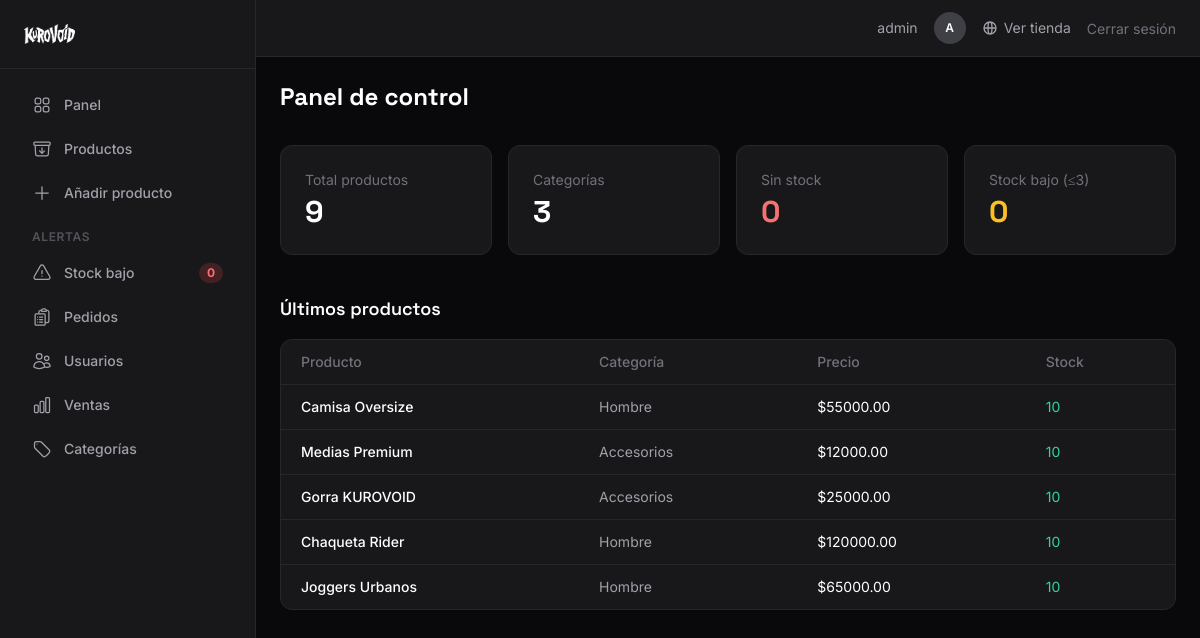
Page /dashboard/ (signed in) on the earlier database version.
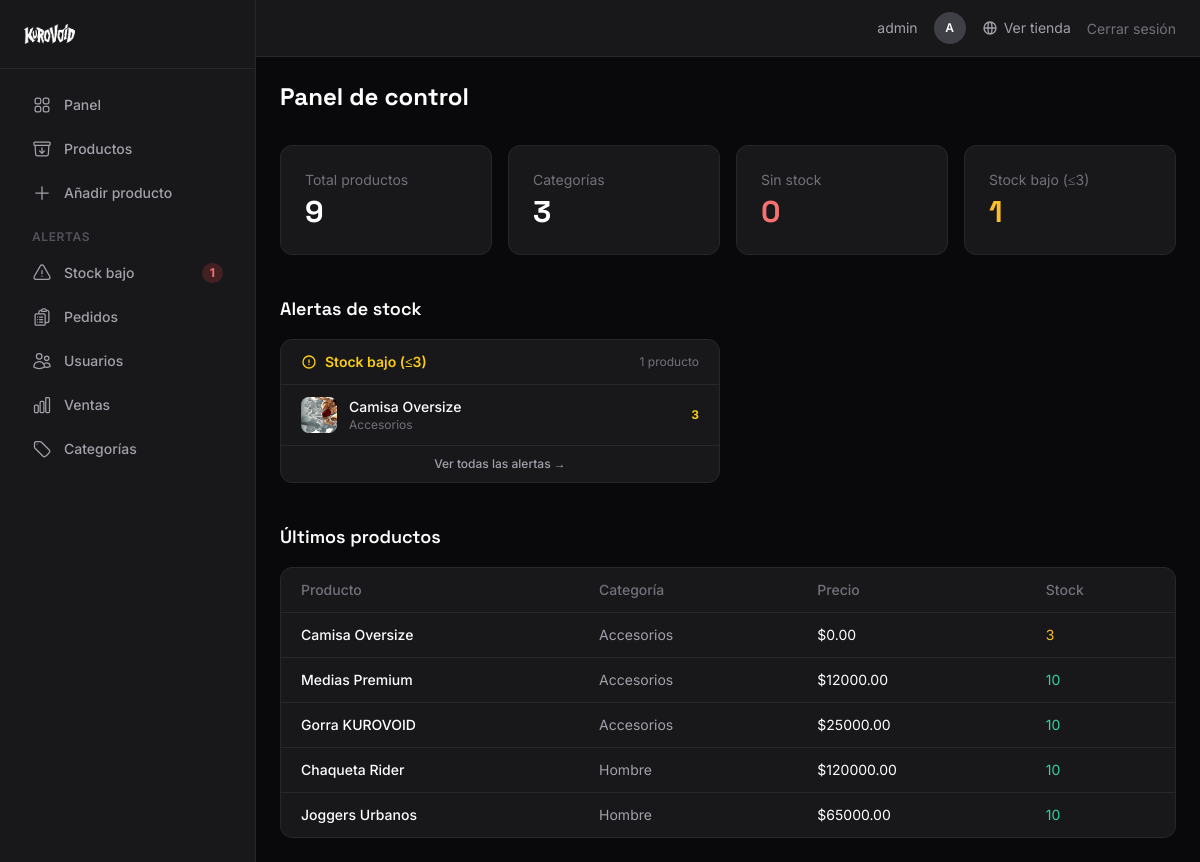
Same page on the later database version.
### apps/catalog/models.py (models this page shows, shortened)
class Product(models.Model):
    name = models.CharField(max_length=200)
    slug = models.SlugField(max_length=220, unique=True, blank=True)
    category = models.ForeignKey(
        Category, on_delete=models.CASCADE, related_name="products"
    )
    description = models.TextField(blank=True)
    price = models.DecimalField(max_digits=10, decimal_places=2)
    stock = models.PositiveIntegerField(default=0)
    sizes = models.ManyToManyField(Size, blank=True)
    colors = models.ManyToManyField(Color, blank=True)
    is_active = models.BooleanField(default=True)
    created_at = models.DateTimeField(auto_now_add=True)
    class Meta:
        ordering = ["-created_at"]
    def main_image(self):
        if hasattr(self, "_main_images") and self._main_images:
            return self._main_images[0]
        return self.images.filter(is_main=True).first()

class Category(models.Model):
    name = models.CharField(max_length=100, unique=True)
    slug = models.SlugField(max_length=120, unique=True, blank=True)
    image = models.ImageField(upload_to="categories/", blank=True, null=True)
    description = models.TextField(blank=True)
    is_active = models.BooleanField(default=True)
    orden = models.IntegerField(default=0)
    class Meta:
        verbose_name_plural = "categories"
        ordering = ["orden", "name"]

class ProductImage(models.Model):
    product = models.ForeignKey(
        Product, on_delete=models.CASCADE, related_name="images"
    )
    image = models.ImageField(upload_to="productos/galeria/")
    is_main = models.BooleanField(default=False)
    alt_text = models.CharField(max_length=200, blank=True)
    orden = models.IntegerField(default=0)
    class Meta:
        ordering = ["orden", "id"]

### apps/dashboard/views.py (the view)
# urls.py: path("", views.DashboardHomeView.as_view(), name="home"),
@method_decorator(decorators, name="dispatch")
class DashboardHomeView(TemplateView):
    template_name = "dashboard/home.html"
    def get_context_data(self, **kwargs):
        context = super().get_context_data(**kwargs)
        context["total_products"] = Product.objects.count()
        context["total_categories"] = CategoryModel.objects.count()
        context["out_of_stock"] = Product.objects.filter(stock=0).count()
        context["low_stock"] = Product.objects.filter(stock__gt=0, stock__lte=3).count()
        context["latest_products"] = Product.objects.order_by("-created_at")[:5]
        context["out_of_stock_products"] = (
            Product.objects.select_related("category")
            .prefetch_related(
                Prefetch("images", queryset=ProductImage.objects.filter(is_main=True), to_attr="_main_images")
            )
            .filter(stock=0)
            .order_by("name")[:5]
        )
        context["low_stock_products"] = (
            Product.objects.select_related("category")
            .prefetch_related(
                Prefetch("images", queryset=ProductImage.objects.filter(is_main=True), to_attr="_main_images")
            )
            .filter(stock__gt=0, stock__lte=3)
            .order_by("stock")[:5]
        )
        return context

### apps/dashboard/context_processors.py (called while the page is built)
def dashboard_sidebar(request):
    if request.user.is_authenticated and request.user.is_staff:
        return {
            "low_stock_count": Product.objects.filter(stock__lte=3).count()
        }
    return {}

### templates/dashboard/home.html (shortened to what the changed rows need)
{% extends "dashboard/base_dashboard.html" %}
{% load static %}
{% block content %}
<h1 class="font-['Space_Grotesk'] text-2xl font-bold mb-8">Panel de control</h1>
<div class="grid grid-cols-1 sm:grid-cols-2 lg:grid-cols-4 gap-4 mb-10">
    <div class="bg-zinc-900 border border-zinc-800 rounded-xl p-6">
    </div>
    <div class="bg-zinc-900 border border-zinc-800 rounded-xl p-6">
    </div>
    <div class="bg-zinc-900 border border-zinc-800 rounded-xl p-6">
    </div>
    <div class="bg-zinc-900 border border-zinc-800 rounded-xl p-6">
        <p class="text-zinc-500 text-sm mb-1">Stock bajo (≤3)</p>
        <p class="text-3xl font-bold font-['Space_Grotesk'] text-amber-400">{{ low_stock }}</p>
    </div>
</div>
{% if out_of_stock_products or low_stock_products %}
<h2 class="font-['Space_Grotesk'] text-lg font-semibold mb-4 mt-10">Alertas de stock</h2>
<div class="grid grid-cols-1 lg:grid-cols-2 gap-4 mb-10">
  {% if low_stock_products %}
  <div class="bg-zinc-900 border border-zinc-800 rounded-xl overflow-hidden">
    <div class="px-5 py-3 border-b border-zinc-800 flex items-center justify-between">
      <h3 class="text-sm font-semibold text-yellow-400 flex items-center gap-2">
        <svg class="w-4 h-4" fill="none" stroke="currentColor" viewBox="0 0 24 24">
          <path stroke-linecap="round" stroke-linejoin="round" stroke-width="2" d="M12 9v3.75m9-.75a9 9 0 11-18 0 9 9 0 0118 0zm-9 3.75h.008v.008H12v-.008z"/>
        </svg>
        Stock bajo (≤3)
      </h3>
      <span class="text-xs text-zinc-500">{{ low_stock_products|length }} producto{{ low_stock_products|length|pluralize:"s" }}</span>
    </div>
    <div class="divide-y divide-zinc-800">
      {% for p in low_stock_products %}
      <div class="px-5 py-3 flex items-center gap-3">
        {% if p.main_image %}
        <img src="{{ p.main_image.image.url }}" alt="" class="w-9 h-9 rounded-lg object-cover bg-zinc-800 shrink-0">
        {% endif %}
        <div class="flex-1 min-w-0">
          <p class="text-sm font-medium text-white truncate">{{ p.name }}</p>
          <p class="text-xs text-zinc-500">{{ p.category.name }}</p>
        </div>
        <span class="text-xs font-bold text-yellow-400">{{ p.stock }}</span>
      </div>
      {% endfor %}
    </div>
    <a href="{% url 'dashboard:alertas' %}" class="block px-5 py-2.5 text-xs font-medium text-zinc-400 hover:text-white hover:bg-zinc-800/50 transition-colors text-center border-t border-zinc-800">
      Ver todas las alertas →
    </a>
  </div>
  {% endif %}
</div>
{% endif %}
<h2 class="font-['Space_Grotesk'] text-lg font-semibold mb-4">Últimos productos</h2>
<div class="bg-zinc-900 border border-zinc-800 rounded-xl overflow-hidden">
    <table class="w-full text-sm">
        <thead>
            <tr class="border-b border-zinc-800 text-zinc-500 text-left">
                <th class="px-5 py-3 font-medium">Producto</th>
                <th class="px-5 py-3 font-medium">Categoría</th>
                <th class="px-5 py-3 font-medium">Precio</th>
                <th class="px-5 py-3 font-medium">Stock</th>
            </tr>
        </thead>
        <tbody>
            {% for p in latest_products %}
            <tr class="border-b border-zinc-800 last:border-0 hover:bg-zinc-800/50 transition-colors">
                <td class="px-5 py-3 font-medium">{{ p.name }}</td>
                <td class="px-5 py-3 text-zinc-400">{{ p.category.name }}</td>
                <td class="px-5 py-3">${{ p.price }}</td>
                <td class="px-5 py-3">
                    {% if p.stock == 0 %}
                    <span class="text-red-400">Sin stock</span>
                    {% elif p.stock <= 3 %}
                    <span class="text-amber-400">{{ p.stock }}</span>
                    {% else %}
                    <span class="text-emerald-400">{{ p.stock }}</span>
                    {% endif %}
                </td>
            </tr>
            {% empty %}
            <tr>
                <td colspan="4" class="px-5 py-8 text-center text-zinc-500">No hay productos aún.</td>
            </tr>
            {% endfor %}
        </tbody>
    </table>
</div>
{% endblock %}

### templates/dashboard/base_dashboard.html (shortened to what the changed rows need)
{% load static %}
<!DOCTYPE html>
<html lang="es" class="bg-zinc-950">
<head>
    <link rel="stylesheet" href="{% static 'css/output.css' %}">
</head>
<body class="bg-zinc-950 text-white min-h-screen font-['Inter']">
    <div class="flex min-h-screen">
        <aside class="w-64 bg-zinc-900 border-r border-zinc-800 flex flex-col shrink-0">
            <nav class="flex-1 p-4 space-y-1">
                <a href="{% url 'dashboard:alertas' %}" class="flex items-center justify-between gap-3 px-4 py-2.5 rounded-lg text-sm font-medium text-zinc-400 hover:text-white hover:bg-zinc-800 transition-colors group">
                    <div class="flex items-center gap-3">
                        Stock bajo
                    </div>
                    <span class="px-2 py-0.5 rounded-full text-xs font-bold bg-red-500/20 text-red-400 group-hover:bg-red-500/30 transition-colors" id="sidebar-alertas-count">{{ low_stock_count|default:"0" }}</span>
                </a>
            </nav>
        </aside>
        <div class="flex-1 flex flex-col min-w-0">
            <main class="flex-1 p-6 overflow-auto">
                {% block content %}{% endblock %}
            </main>
        </div>
    </div>
</body>
</html>

Differences in the rows shown:
now on one of the page's lists (row edited): Product: name "Camisa Oversize", category.name "Accesorios", stock "3"
changed Product "Camisa Oversize": category.name "Hombre" → "Accesorios"; price "55000.00" → "0.00"; stock "10" → "3"
Other differences:
{{ low_stock_count|default:"0" }}: "0" → "1"
{{ low_stock }}: "0" → "1"
{{ low_stock_products|length }}: (not shown) → "1"
text now shown: "Alertas de stock Stock bajo (≤3) producto Ver todas las alertas →"
